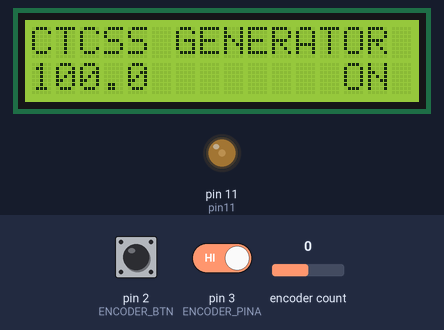
This sketch was run on a simulated Arduino Uno, built with avr-gcc and run on an emulated ATmega328P. Parts: 16×2 character LCD, output pins drawn as LEDs (lit = HIGH). The test bench sets the inputs (shaded band); at power-on: encoder count 0, pin 2 (ENCODER_BTN) HIGH, pin 3 (ENCODER_PINA) HIGH.

Above: at 1.3 s.
1.4 s: encoder count set to 1
At 2.5 s:
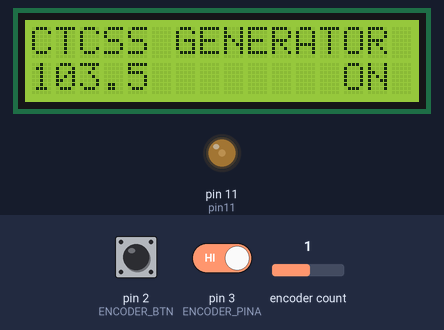
3.0 s: encoder count set to 5
At 3.69 s:
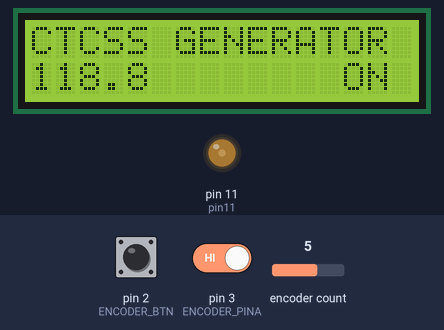
5.3 s: pin 2 (ENCODER_BTN) driven LOW
6.8 s: pin 2 (ENCODER_BTN) driven HIGH
At 7.2 s:
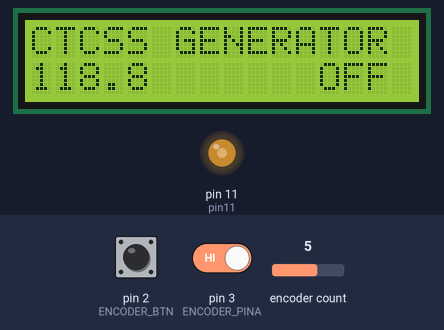
8.3 s: encoder count set to 6
At 9.2 s:
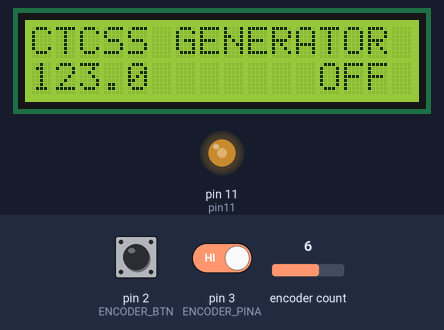
9.8 s: pin 2 (ENCODER_BTN) pulsed LOW 2 times (0.12 s each, 0.3 s apart)
At 10.9 s:
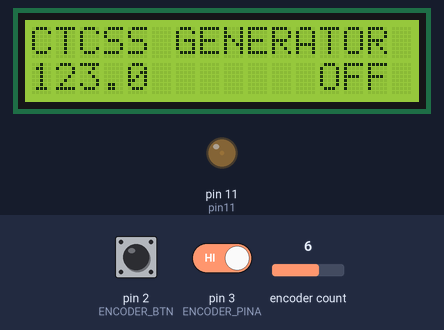
Timing chart, 0 to 12.8 s (numbered marks = the images above; inputs shaded):
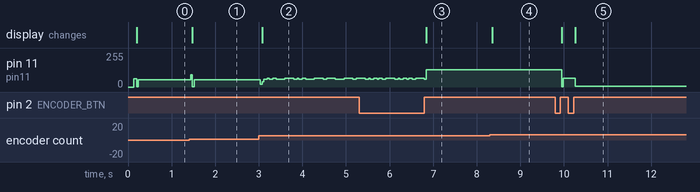

Measured:
- after the input at 1.4 s, pin 11 (pin11): 56/255 → 93/255 at once, → 1/255 0.04 s later, → 56/255 0.04 s later; the display: changes after 0.08 s (image 1)
- after the input at 3.0 s, the display: changes after 0.08 s (image 2)
- after the input at 6.8 s, the display: changes at once (image 3)
- after the input at 8.3 s, the display: changes after 0.06 s (image 4)
- after the input at 9.8 s, pin 11 (pin11): 130/255 → 65/255 after 0.14 s, → 6/255 0.32 s later; the display: first changes after 0.14 s (image 5 shows a later state)

The sketch:

CTCSS_Tone_Generator.ino
```cpp
// (licence header left out)
#include "RotaryEncoder.h"

#define ENCODER_PINA     3
#define ENCODER_PINB     4
#define ENCODER_BTN      2

  #include <LiquidCrystal_I2C.h>

  #define LCD_I2C_ADDR     0x3F
  //#define LCD_I2C_ADDR     0x27
  #define I2C_EN_PIN              2
  #define I2C_RW_PIN              1
  #define I2C_RS_PIN              0
  #define I2C_D4_PIN              4
  #define I2C_D5_PIN              5
  #define I2C_D6_PIN              6
  #define I2C_D7_PIN              7
  #define I2C_BL_PIN              3   //Back light
  #define I2C_BACKLIGHT_POLARITY  POSITIVE

  LiquidCrystal_I2C lcd(LCD_I2C_ADDR,   // Set the LCD I2C address
                        I2C_EN_PIN,
                        I2C_RW_PIN,
                        I2C_RS_PIN,
                        I2C_D4_PIN,
                        I2C_D5_PIN,
                        I2C_D6_PIN,
                        I2C_D7_PIN,
                        I2C_BL_PIN,
                        I2C_BACKLIGHT_POLARITY);

#include "avr/pgmspace.h"

// table of 256 sine values / one sine period
volatile byte sine256[256];

// table of ctcss frequencies / stored in flash memory
const float ctcssFrequencies[]  = {
                67, 69.3, 71, 71.9, 74.4, 77, 79.7, 82.5, 85.4, 88.5,
                91.5, 94.8, 97.4, 100, 103.5, 107.2, 110.9, 114.8, 118.8, 123,
                127.3, 131.8, 136.5, 141.3, 146.2, 151.4, 156.7, 159.8, 162.2, 165.5,
                167.9, 171.3, 173.8, 177.3, 179.9, 183.5, 186.2, 189.9, 192.8, 196.6,
                199.5, 203.5, 206.5, 210.7, 218.1, 225.7, 229.1, 233.6, 241.8, 250.3,
                254.1};
const int maxFrequencyIndex = 50;

int frequenceIndex = 13;

#define cbi(sfr, bit) (_SFR_BYTE(sfr) &= ~_BV(bit))
#define sbi(sfr, bit) (_SFR_BYTE(sfr) |= _BV(bit))

double dfreq = ctcssFrequencies[frequenceIndex];
volatile bool on_off_state = true;
 const double refclk=31372.549;  // =16MHz / 510   -- Raise this number to lower frequency
//const double refclk=31076.6;      // measured
//const double refclk=30976.6;      // measured

// variables used inside interrupt service declared as voilatile
volatile byte c4ms = 255;              // counter incremented all 4ms
volatile unsigned long phaccu;   // pahse accumulator
volatile unsigned long tword_m;  // dds tuning word m

// Setup a RoraryEncoder for pins A2 and A3:
RotaryEncoder encoder2(ENCODER_PINB, ENCODER_PINA);

void setup()
{
  //Serial.begin(74880);
  pinMode(ENCODER_PINA, INPUT_PULLUP);
  pinMode(ENCODER_PINB, INPUT_PULLUP);
  pinMode(ENCODER_BTN, INPUT_PULLUP);
  pinMode(11, OUTPUT);     // pin11= PWM  output / frequency output

  encoder2.setPosition(frequenceIndex);

  lcd.begin(16, 2);
  lcd.clear();
  lcd.setCursor(0, 0);lcd.print(F("CTCSS GENERATOR"));

  generateSineWave(dfreq);

  Setup_timer2();

  // disable interrupts to avoid timing distortion
  cbi (TIMSK0,TOIE0);              // disable Timer0 !!! delay() is now not available
  sbi (TIMSK2,TOIE2);              // enable Timer2 Interrupt

  tword_m=pow(2,32)*dfreq/refclk;  // calulate DDS new tuning word

  PCICR |= (1 << PCIE2);    // This enables Pin Change Interrupt 2 that covers Port D.
  PCMSK2 |= (1 << PCINT19) | (1 << PCINT20);  // This enables the interrupt for pin 2 and 3 of Port D.
}

void loop()
{
  while(1) {
    static double old_dfreq = -1;
    if (c4ms >= 10) {                 // timer / wait for debounce
      c4ms = 0;

      static int prevFrequenceIndex = 0;
      frequenceIndex = encoder2.getPosition();
      if (frequenceIndex != prevFrequenceIndex) {
        frequenceIndex = constrain(frequenceIndex,0,maxFrequencyIndex);
        encoder2.setPosition(frequenceIndex);
        if (frequenceIndex != prevFrequenceIndex) {
          prevFrequenceIndex = frequenceIndex;
          dfreq = ctcssFrequencies[frequenceIndex];
          //value = 0;
          cbi (TIMSK2,TOIE2);              // disble Timer2 Interrupt
          generateSineWave(dfreq);
          tword_m=pow(2,32)*dfreq/refclk;  // calulate DDS new tuning word
          sbi (TIMSK2,TOIE2);              // enable Timer2 Interrupt
        }
      }
      if (old_dfreq != dfreq) {
        lcd.setCursor(0, 1);lcd.print("       ");
        lcd.setCursor(0, 1);lcd.print(dfreq,1);
        old_dfreq = dfreq;
      }
      checkButton();
    }
  }
}

void checkButton() {
  static bool old_on_off_state = !on_off_state;
  static bool buttonDown = false;
  static byte PrevButtonState = HIGH;

  byte buttonState = digitalRead(ENCODER_BTN);

  if ((buttonState == HIGH) && buttonDown)   {    // make sure button was down at leasst 1 full cycle before registering click
    on_off_state = !on_off_state;
    buttonDown = false;
  }
  if ((buttonState == LOW) && PrevButtonState == LOW) {
    buttonDown = true;
  }
  PrevButtonState = buttonState;

  if (old_on_off_state != on_off_state) {
    if (on_off_state) {
      lcd.setCursor(12, 1);lcd.print(" ON ");
    } else {
      lcd.setCursor(12, 1);lcd.print("OFF ");
    }
    old_on_off_state = on_off_state;
  }
}

//******************************************************************
// timer2 setup
// set prscaler to 1, PWM mode to phase correct PWM,  16000000/510 = 31372.55 Hz clock
void Setup_timer2() {

// Timer2 Clock Prescaler to : 1
  sbi (TCCR2B, CS20);
  cbi (TCCR2B, CS21);
  cbi (TCCR2B, CS22);

  // Timer2 PWM Mode set to Phase Correct PWM
  cbi (TCCR2A, COM2A0);  // clear Compare Match
  sbi (TCCR2A, COM2A1);

  sbi (TCCR2A, WGM20);  // Mode 1  / Phase Correct PWM
  cbi (TCCR2A, WGM21);
  cbi (TCCR2B, WGM22);
}

//******************************************************************
// Timer2 Interrupt Service at 31372,550 KHz = 32uSec
// this is the timebase REFCLOCK for the DDS generator
// FOUT = (M (REFCLK)) / (2 exp 32)
// runtime : 8 microseconds ( inclusive push and pop)
ISR(TIMER2_OVF_vect) {
  static byte icnt1 = 0;
  static byte icnt;

  phaccu=phaccu+tword_m; // soft DDS, phase accu with 32 bits
  icnt=phaccu >> 24;     // use upper 8 bits for phase accu as frequency information
                         // read value fron ROM sine table and send to PWM DAC
  if (on_off_state) {
    OCR2A=sine256[icnt];
  }

  if(icnt1++ == 31) {  // increment variable c4ms all ~1 milliseconds
    c4ms++;
    icnt1=0;
  }
}

void generateSineWave(float freq) {

  float lowFreqAmplitude = 330;
  float HighFreqAmplitude = 120;
  float MidFreqAdjustPct = -.10;

  float lowBound = 0;
  float MaxUpBound = 255;

  float MinUpBound = HighFreqAmplitude/lowFreqAmplitude * MaxUpBound;

  float upBound = mapf(freq,ctcssFrequencies[0],ctcssFrequencies[maxFrequencyIndex],MinUpBound,MaxUpBound);

  // Take out mid freuencey hump in the response
  float midFrequence = (ctcssFrequencies[0] + ctcssFrequencies[maxFrequencyIndex]) / 2.0;
  if  (freq < midFrequence) {
    upBound = (1 + mapf(freq,ctcssFrequencies[0],midFrequence,0,MidFreqAdjustPct)) * upBound;
  } else {
    upBound = (1 + mapf(freq,midFrequence,ctcssFrequencies[maxFrequencyIndex],MidFreqAdjustPct,0)) * upBound;
  }


  for (int x = 0; x <= 255; x++) {
      float sineValue = sin(mapf((float)x, 0.0, 256.0, 0.0, 2.0 * PI));
      sine256[x] = (byte)constrain((int)(mapf(sineValue, -1.0, 1.0, lowBound, upBound) + .5),0,255);
      //Serial.println(sine256[x]);
  }

}


float mapf(float x, float in_min, float in_max, float out_min, float out_max)
{
    return (x - in_min) * (out_max - out_min) / (in_max - in_min) + out_min;
}

// The Interrupt Service Routine for Pin Change Interrupt 2
// This routine will only be called on any signal change on 3 and 4: exactly where we need to check.
ISR(PCINT2_vect) {
  encoder2.tick(); // just call tick() to check the state.
}
```
